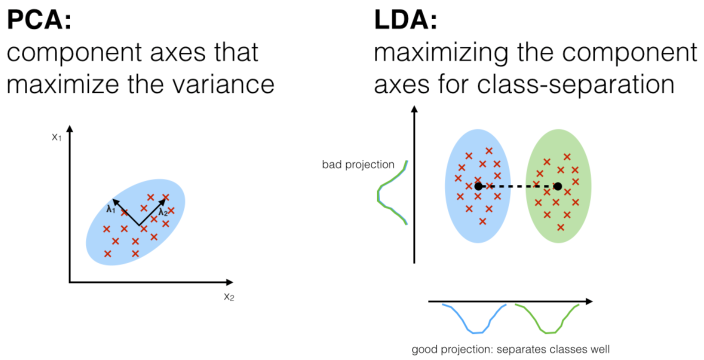
#> input picture chapters/chapter4/figs/LDA.png, 1408 x 720 px, found by its file name (shown at 1/2 size)
$ python trim_figure_whitespace.py chapters/chapter4/figs/LDA.png
#> lines starting #> are read from the running program, lines starting #| are printed output that depends on the picture; after the words box and inside, x2 and y2 are one past the last pixel; in counts of white or black regions, pixels touching at a corner belong together
#!/usr/bin/env python3
"""Trim surrounding whitespace from a PNG, JPG, or PDF figure.

Examples:
    python proofreading/trim_figure_whitespace.py chapters/chapter4/figs/LDA.png
    python proofreading/trim_figure_whitespace.py fig.jpg --in-place
    python proofreading/trim_figure_whitespace.py fig.pdf -o fig_trimmed.pdf --margin 6

Raster images are cropped by removing white or transparent borders.
PDFs are cropped with ``pdfcrop`` so vector content stays vector.
"""

from __future__ import annotations

import argparse
import re
import shutil
import subprocess
import sys
import tempfile
from pathlib import Path

from PIL import Image, ImageChops, ImageOps

IMAGE_SUFFIXES = {".png", ".jpg", ".jpeg"}
PDF_SUFFIXES = {".pdf"}
PDF_RENDER_DPI = 200


def parse_args() -> argparse.Namespace:
    parser = argparse.ArgumentParser(
        description=__doc__,
        formatter_class=argparse.ArgumentDefaultsHelpFormatter,
    )
    parser.add_argument("input", type=Path, help="Input PNG, JPG, or PDF")
    parser.add_argument(
        "-o",
        "--output",
        type=Path,
        help="Output path. Defaults to <input>_trimmed.<ext>.",
    )
    parser.add_argument(
        "--in-place",
        action="store_true",
        help="Overwrite the input file instead of writing a new file.",
    )
    parser.add_argument(
        "--threshold",
        type=int,
        default=250,
        help="Pixels with grayscale values at or above this value are treated as white background.",
    )
    parser.add_argument(
        "--alpha-threshold",
        type=int,
        default=0,
        help="Pixels with alpha at or below this value are treated as transparent background.",
    )
    parser.add_argument(
        "--margin",
        type=float,
        default=0.0,
        help="Extra border to keep. Units are pixels for images and bp for PDFs.",
    )
    args = parser.parse_args()

    if args.output and args.in_place:
        parser.error("choose either --output or --in-place")
    if not 0 <= args.threshold <= 255:
        parser.error("--threshold must be between 0 and 255")
    if not 0 <= args.alpha_threshold <= 255:
        parser.error("--alpha-threshold must be between 0 and 255")
    if args.margin < 0:
        parser.error("--margin must be non-negative")

    return args


def default_output_path(input_path: Path) -> Path:
    return input_path.with_name(f"{input_path.stem}_trimmed{input_path.suffix}")


def has_transparent_corners(image: Image.Image, alpha_threshold: int) -> bool:
    if "A" not in image.getbands():
        return False

    alpha = image.getchannel("A")
    width, height = alpha.size
    corners = [
        (0, 0),
        (width - 1, 0),
        (0, height - 1),
        (width - 1, height - 1),
    ]
    return all(alpha.getpixel(corner) <= alpha_threshold for corner in corners)


def content_bbox(
    image: Image.Image,
    threshold: int,
    alpha_threshold: int,
) -> tuple[int, int, int, int] | None:
    if has_transparent_corners(image, alpha_threshold):
        return image.getchannel("A").point(
            lambda value: 255 if value > alpha_threshold else 0
        ).getbbox()

    non_white_mask = image.convert("L").point(
        lambda value: 255 if value < threshold else 0
    )
    if "A" in image.getbands():
        opaque_mask = image.getchannel("A").point(
            lambda value: 255 if value > alpha_threshold else 0
        )
        non_white_mask = ImageChops.multiply(non_white_mask, opaque_mask)
    return non_white_mask.getbbox()


def expand_bbox(
    bbox: tuple[int, int, int, int],
    size: tuple[int, int],
    margin: int,
) -> tuple[int, int, int, int]:
    left, top, right, bottom = bbox
    width, height = size
    return (
        max(0, left - margin),
        max(0, top - margin),
        min(width, right + margin),
        min(height, bottom + margin),
    )


def image_save_kwargs(
    source_image: Image.Image,
    source_format: str | None,
) -> dict[str, object]:
    save_kwargs: dict[str, object] = {}
    if "icc_profile" in source_image.info:
        save_kwargs["icc_profile"] = source_image.info["icc_profile"]

    exif = source_image.getexif()
    if exif:
        exif[274] = 1
        save_kwargs["exif"] = exif.tobytes()

    if source_format == "JPEG":
        save_kwargs["quality"] = 95
        save_kwargs["subsampling"] = 0
    return save_kwargs


def trim_image(
    input_path: Path,
    output_path: Path,
    threshold: int,
    alpha_threshold: int,
    margin: float,
) -> None:
    with Image.open(input_path) as original:
        image = ImageOps.exif_transpose(original)
        source_format = original.format
        bbox = content_bbox(image, threshold, alpha_threshold)
        if bbox is None:
            raise ValueError("no non-background content found")

        crop_margin = int(round(margin))
        cropped = image.crop(expand_bbox(bbox, image.size, crop_margin))
        save_kwargs = image_save_kwargs(original, source_format)

        with tempfile.NamedTemporaryFile(
            delete=False,
            suffix=output_path.suffix,
            dir=output_path.parent,
        ) as tmp:
            temp_path = Path(tmp.name)

        try:
            cropped.save(temp_path, format=source_format, **save_kwargs)
            temp_path.replace(output_path)
        finally:
            if temp_path.exists():
                temp_path.unlink()


def format_pdf_margin(margin: float) -> str:
    return str(margin).rstrip("0").rstrip(".") if margin else "0"


# [149 lines left out: functions format_pdf_bbox, run_command, pdf_page_sizes, rendered_pdf_bbox, trim_pdf, not called in this run]


def main() -> int:
    args = parse_args()

    input_path = args.input.resolve()
    if not input_path.exists():
        print(f"Error: file not found: {input_path}", file=sys.stderr)
        return 1

    suffix = input_path.suffix.lower()
    if suffix not in IMAGE_SUFFIXES | PDF_SUFFIXES:
        print(
            "Error: supported formats are PNG, JPG, JPEG, and PDF.",
            file=sys.stderr,
        )
        return 1

    output_path = (
        input_path
        if args.in_place
        else (args.output or default_output_path(input_path))
    )
    output_path = output_path.resolve()
    output_path.parent.mkdir(parents=True, exist_ok=True)

    try:
        if suffix in IMAGE_SUFFIXES:
            trim_image(
                input_path=input_path,
                output_path=output_path,
                threshold=args.threshold,
                alpha_threshold=args.alpha_threshold,
                margin=args.margin,
            )
#> in trim_image, original is the input picture: PIL image 1408x720 RGBA; mean R, G, B, A 241.9, 243.9, 244, 255
#> in has_transparent_corners, `alpha = image.getchannel("A")`: alpha: PIL image 1408x720 L; every value is 255
#> in content_bbox, `non_white_mask = image.convert("L").point( lambda value: 255 if value ..`:
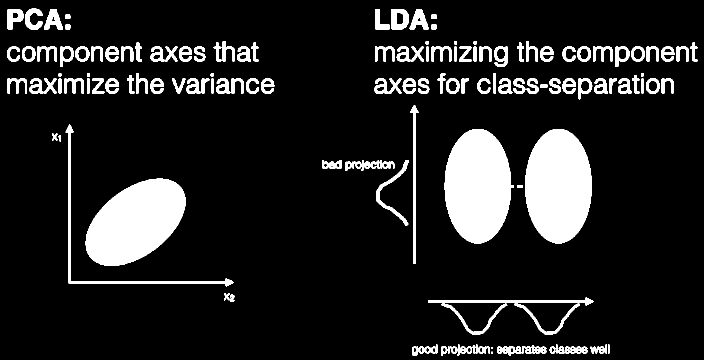
#> non_white_mask: PIL image 1408x720 L (shown at 1/2 size); 12.3% white; 131 white regions (2 under 20 px), largest, box (x1, y1, x2, y2) and area: (889, 258, 1027, 487) 24064, (171, 357, 371, 532) 24047, (1050, 258, 1183, 487) 24018
#> in trim_image, `bbox = content_bbox(image, threshold, alpha_threshold)`: bbox = (14, 17, 1395, 712)
#> in expand_bbox, `left, top, right, bottom = bbox`: left = 14; top = 17; right = 1395; bottom = 712
#> in trim_image, `cropped = image.crop(expand_bbox(bbox, image.size, crop_margin))`:
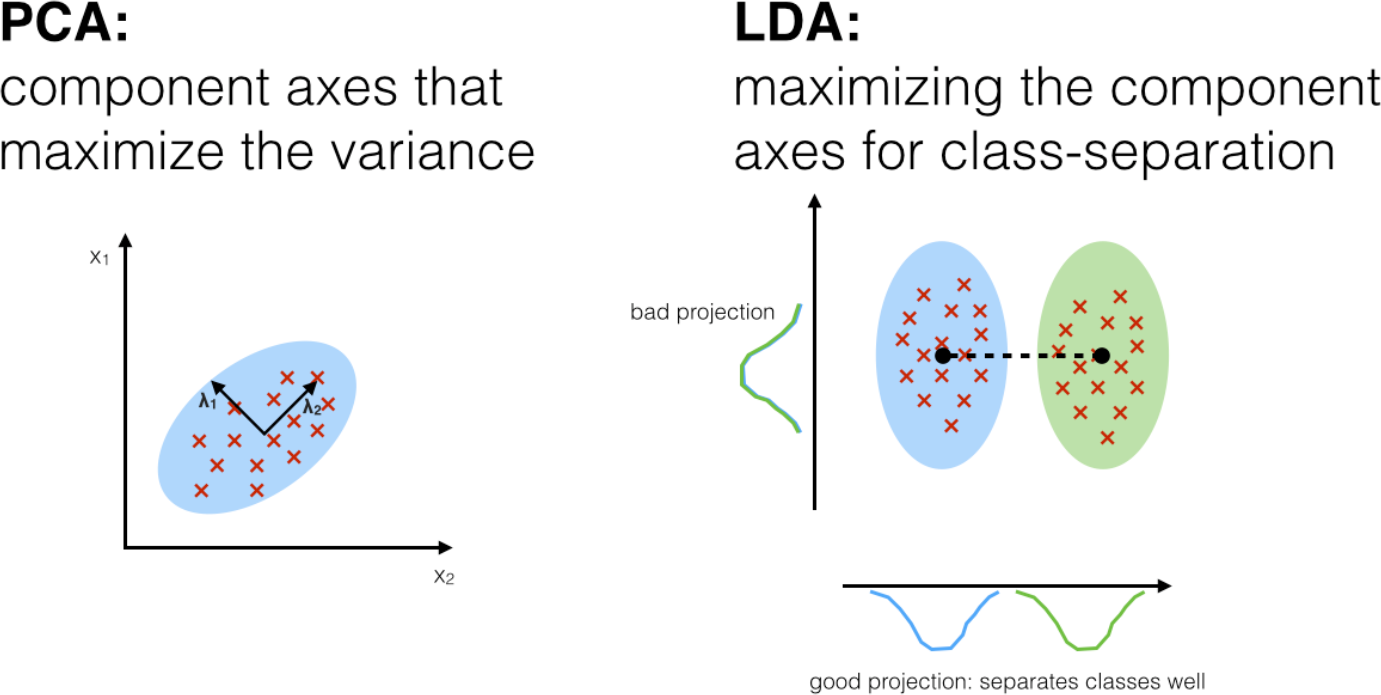
#> cropped: PIL image 1381x695 RGBA; mean R, G, B, A 241.2, 243.3, 243.4, 255
#> in trim_image, `save_kwargs = image_save_kwargs(original, source_format)`: save_kwargs = 0 items
        else:
            trim_pdf(
                input_path=input_path,
                output_path=output_path,
                margin=args.margin,
                threshold=args.threshold,
            )
    except (OSError, RuntimeError, ValueError) as exc:
        print(f"Error: {exc}", file=sys.stderr)
        return 1

    print(f"Wrote {output_path}")
    return 0


if __name__ == "__main__":
#> (the run stopped early here; a loop or call above may not have finished)

$ run again, with chapters/chapter4/figs/16.png copied over chapters/chapter4/figs/LDA.png
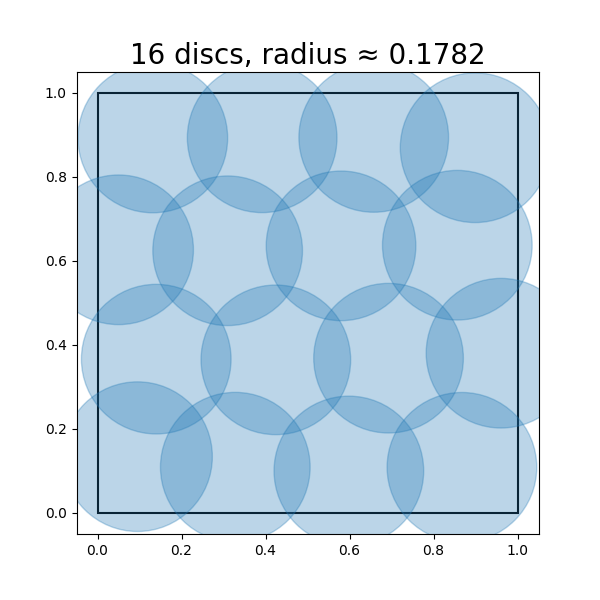
#> input picture chapters/chapter4/figs/16.png, 600 x 600 px, found by its file name
#> in trim_image, original is the input picture: PIL image 600x600 RGBA; mean R, G, B, A 201.6, 220.2, 233.7, 255
#> alpha: PIL image 600x600 L; every value is 255
#> in content_bbox, `non_white_mask = image.convert("L").point( lambda value: 255 if value ..`:
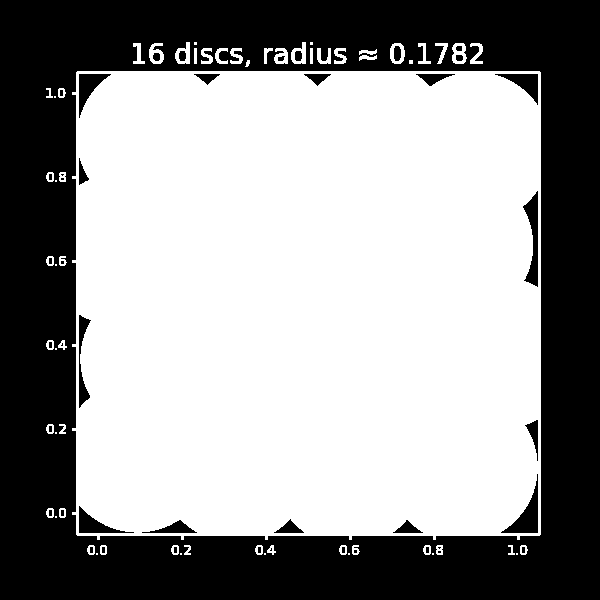
#> non_white_mask: PIL image 600x600 L; 59.7% white; 44 black regions (22 under 20 px), largest, box (x1, y1, x2, y2) and area: (0, 0, 600, 600) 139215, (523, 191, 538, 287) 739, (501, 474, 538, 533) 735
#> bbox = (46, 42, 541, 555)
#> left = 46; top = 42; right = 541; bottom = 555
#> in trim_image, `cropped = image.crop(expand_bbox(bbox, image.size, crop_margin))`:
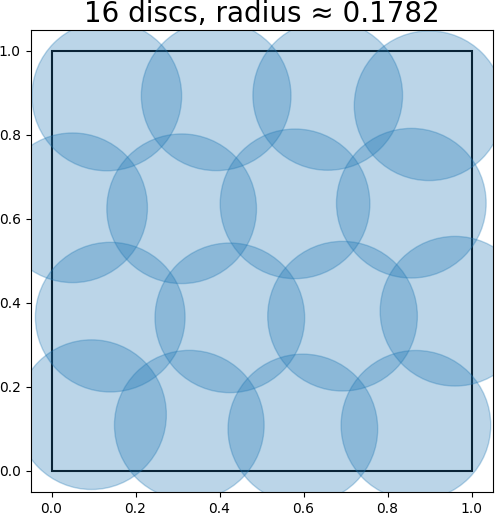
#> cropped: PIL image 495x513 RGBA; mean R, G, B, A 179.3, 205.7, 224.8, 255
#> save_kwargs = 0 items

$ run again, with chapters/chapter4/figs/256.png copied over chapters/chapter4/figs/LDA.png
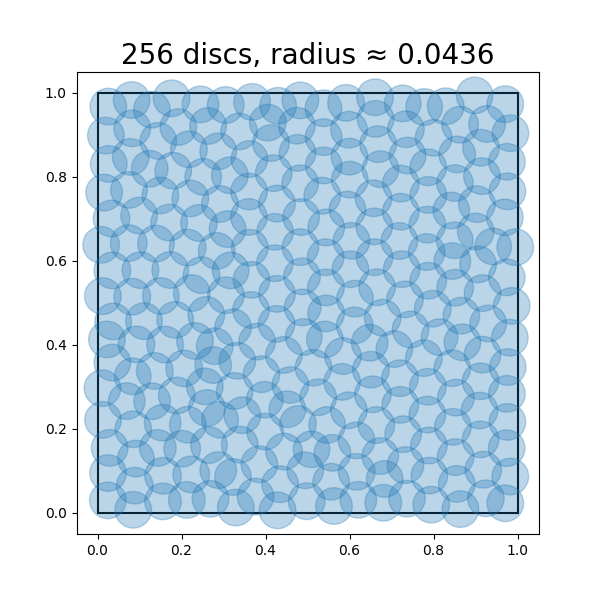
#> input picture chapters/chapter4/figs/256.png, 600 x 600 px, found by its file name
#> in trim_image, original is the input picture: PIL image 600x600 RGBA; mean R, G, B, A 199.4, 218.9, 232.8, 255
#> alpha: PIL image 600x600 L; every value is 255
#> in content_bbox, `non_white_mask = image.convert("L").point( lambda value: 255 if value ..`:
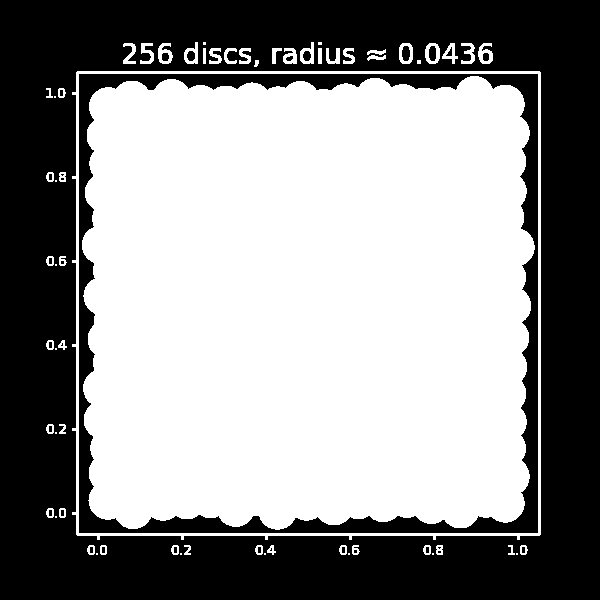
#> non_white_mask: PIL image 600x600 L; 55.6% white; 32 black regions (22 under 20 px), largest, box (x1, y1, x2, y2) and area: (0, 0, 600, 600) 138844, (79, 74, 538, 533) 20076, (402, 46, 410, 61) 100
#> bbox = (46, 42, 541, 555)
#> left = 46; top = 42; right = 541; bottom = 555
#> in trim_image, `cropped = image.crop(expand_bbox(bbox, image.size, crop_margin))`:
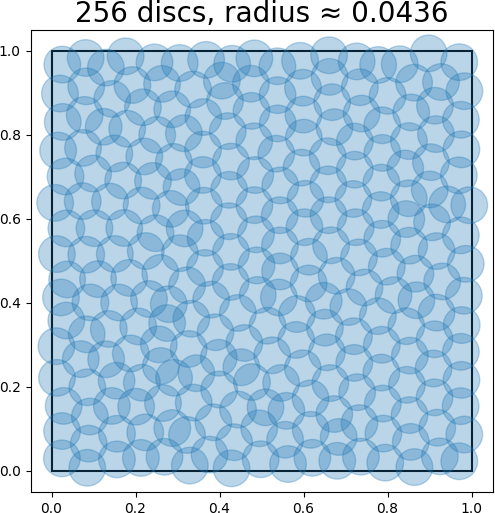
#> cropped: PIL image 495x513 RGBA; mean R, G, B, A 176.1, 203.8, 223.6, 255
#> save_kwargs = 0 items

$ run again, with chapters/chapter4/figs/64.png copied over chapters/chapter4/figs/LDA.png
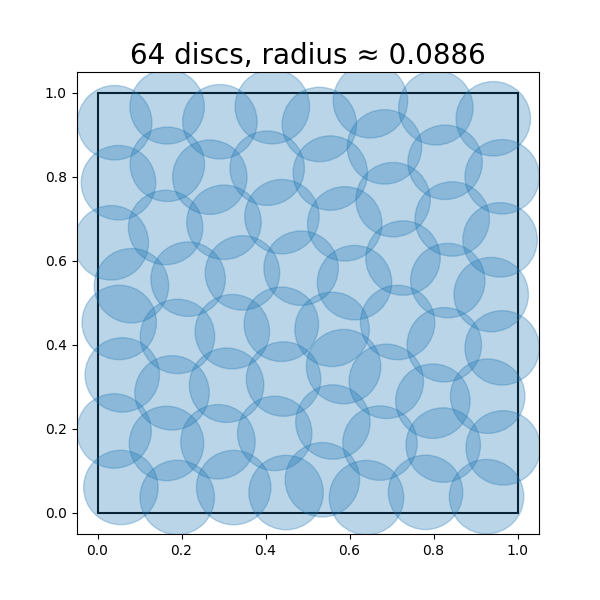
#> input picture chapters/chapter4/figs/64.png, 600 x 600 px, found by its file name
#> in trim_image, original is the input picture: PIL image 600x600 RGBA; mean R, G, B, A 199.8, 219.1, 233, 255
#> alpha: PIL image 600x600 L; every value is 255
#> in content_bbox, `non_white_mask = image.convert("L").point( lambda value: 255 if value ..`:
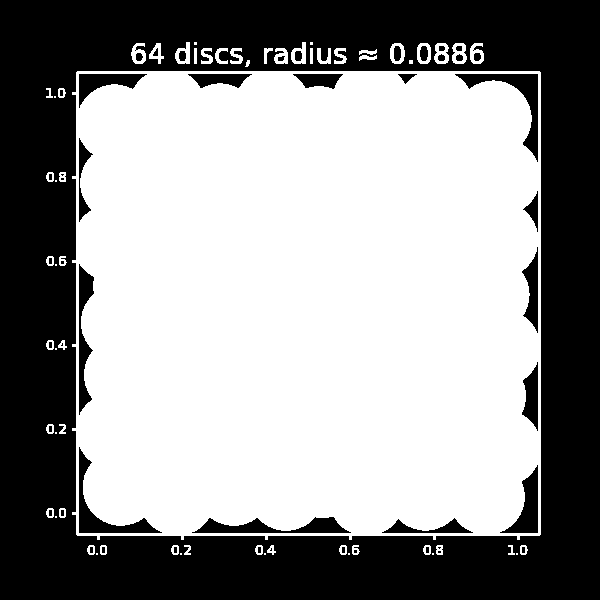
#> non_white_mask: PIL image 600x600 L; 58.1% white; 49 black regions (22 under 20 px), largest, box (x1, y1, x2, y2) and area: (0, 0, 600, 600) 138774, (455, 74, 538, 162) 1519, (79, 447, 162, 533) 1356
#> bbox = (46, 42, 541, 555)
#> left = 46; top = 42; right = 541; bottom = 555
#> in trim_image, `cropped = image.crop(expand_bbox(bbox, image.size, crop_margin))`:
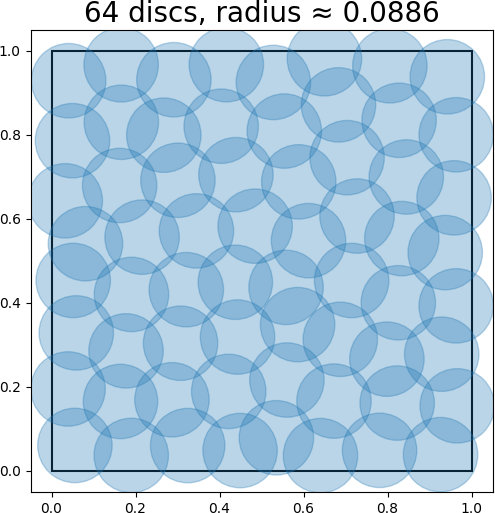
#> cropped: PIL image 495x513 RGBA; mean R, G, B, A 176.7, 204.2, 223.8, 255
#> save_kwargs = 0 items
